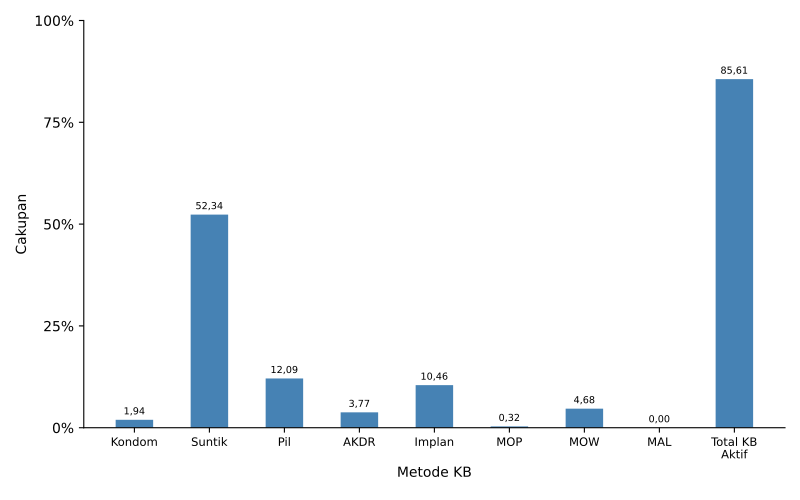

This chart was generated by the following Python code:
import numpy as np
import matplotlib.pyplot as plt
import pandas
from textwrap import wrap
from matplotlib.ticker import FuncFormatter
import locale
locale.setlocale(locale.LC_ALL, 'id_ID.UTF8')

import sys, os, inspect
currentdir = os.path.dirname(os.path.abspath(inspect.getfile(inspect.currentframe())))
parentdir = os.path.dirname(currentdir)
sys.path.insert(0, parentdir)

berkasData = currentdir +'\\bab_05_06_dataKBaktif.csv'
berkasSimpan = currentdir +'\\bab_05_06_KBaktif_c.pdf'
# judulDiagram = 'Cakupan KB Aktif Berdasarkan Metode\nTahun 2021'
sumbuY = 'Cakupan'
sumbuX = 'Metode KB'
tickerSumbuY = np.arange(0,110,25)

# read data file
colnames = ['kecamatan','Kondom','Suntik','Pil','AKDR','Implan','MOP','MOW','MAL','Total KB Aktif']
data = pandas.read_csv(berkasData, names=colnames, sep=';')
metode = colnames[1:10]
# get kabupaten row
cakupan = data.iloc[7].tolist() # get kabupaten row
bar1 = cakupan[1:10]

ind = np.arange(len(metode[0:9]))  # the x locations for the groups
width = 0.5       # the width of the bars

# make bars
fig, ax = plt.subplots()
rects1 = ax.bar(ind, bar1, width, color='steelblue', label = 'Metode')

# add some text for labels, title and axes ticks
# ax.set_title(judulDiagram)
ax.set_yticks(tickerSumbuY)
ax.set_ylabel(sumbuY)
ax.yaxis.set_major_formatter(FuncFormatter(lambda x, pos: '{:n}%'.format(x)))

ax.set_xticks(ind)
ax.set_xticklabels(list([ '\n'.join(wrap(l, 10)) for l in metode ]), fontsize='small')
ax.set_xlabel(sumbuX)

ax.spines['top'].set_visible(False)
ax.spines['right'].set_visible(False)

# box = ax.get_position()
# ax.set_position([box.x0, box.y0 + box.height * 0.1, box.width, box.height * 0.9])
# ax.legend(fontsize='x-small', loc='upper center', bbox_to_anchor=(0.5, -0.15), fancybox=True, shadow=True, ncol=2)

# make labels for bars
for i, v in enumerate(bar1):
    ax.text(i, v+2, locale.format_string("%.2f", v), ha='center', va='center', fontsize='x-small')

# finishing
pyrfig = plt.figure(1)
pyrfig.set_figwidth(8)
pyrfig.set_figheight(5)
# tight_layout to make consistent size
# adjust subplot to make room for legend
fig.subplots_adjust(bottom=-0.15)
plt.tight_layout()
plt.savefig(berkasSimpan)
plt.close(pyrfig)
# plt.show()
